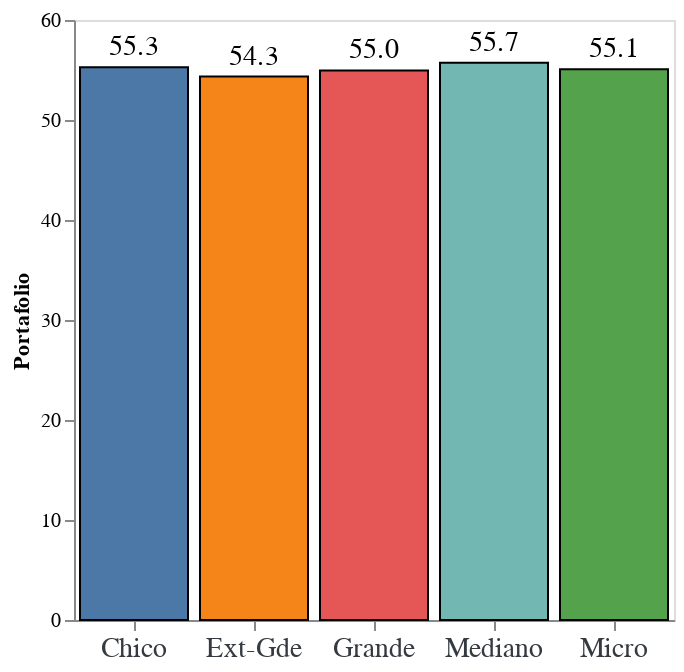

Notebook code cell kept with this figure:
### Code cell
bars = alt.Chart(tamaño_portafolio).mark_bar(stroke = "black").encode(
    x= alt.X("tamaño:O", 
        title="",
        axis = alt.Axis(labelAngle=0, labelFontSize=14, labelColor= "#343a40", labelFont="Arial") ),    
    tooltip = [alt.Tooltip('tamaño', title = 'Tamaño' ), alt.Tooltip ('portafolio:O',title = 'Portafolio', format = ".4s" )],
    color=alt.Color(field="tamaño", type="nominal",legend=None ),
    y= alt.Y("portafolio:Q", 
        title = "Portafolio", 
        axis = alt.Axis( grid = False, )),
 )

text = bars.mark_text(
    dy=-10,
    size=14,
    fill = "black",
).encode(text= alt.Text('portafolio:Q', format = ".3s"))

g_portafolio = (bars + text).properties(
    width = 300,
)
g_portafolio

### Figure 1 — Vega-Lite specification as saved in the notebook (floating-point values rounded to 4 significant figures)
{"config": {"view": {"continuousWidth": 400, "continuousHeight": 300}}, "layer": [{"mark": {"type": "bar", "stroke": "black"}, "encoding": {"color": {"field": "tamaño", "legend": null, "type": "nominal"}, "tooltip": [{"field": "tamaño", "title": "Tamaño", "type": "nominal"}, {"field": "portafolio", "format": ".4s", "title": "Portafolio", "type": "ordinal"}], "x": {"axis": {"labelAngle": 0, "labelColor": "#343a40", "labelFont": "Arial", "labelFontSize": 14}, "field": "tamaño", "title": "", "type": "ordinal"}, "y": {"axis": {"grid": false}, "field": "portafolio", "title": "Portafolio", "type": "quantitative"}}}, {"mark": {"type": "text", "dy": -10, "fill": "black", "size": 14}, "encoding": {"color": {"field": "tamaño", "legend": null, "type": "nominal"}, "text": {"field": "portafolio", "format": ".3s", "type": "quantitative"}, "tooltip": [{"field": "tamaño", "title": "Tamaño", "type": "nominal"}, {"field": "portafolio", "format": ".4s", "title": "Portafolio", "type": "ordinal"}], "x": {"axis": {"labelAngle": 0, "labelColor": "#343a40", "labelFont": "Arial", "labelFontSize": 14}, "field": "tamaño", "title": "", "type": "ordinal"}, "y": {"axis": {"grid": false}, "field": "portafolio", "title": "Portafolio", "type": "quantitative"}}}], "data": {"name": "data-108c2a2d14feb562a375c7fe6ee8ced5"}, "width": 300, "$schema": "https://vega.github.io/schema/vega-lite/v4.17.0.json", "datasets": {"data-108c2a2d14feb562a375c7fe6ee8ced5": [{"tamaño": "Chico", "portafolio": 55.28}, {"tamaño": "Ext-Gde", "portafolio": 54.35}, {"tamaño": "Grande", "portafolio": 54.95}, {"tamaño": "Mediano", "portafolio": 55.72}, {"tamaño": "Micro", "portafolio": 55.08}]}}
